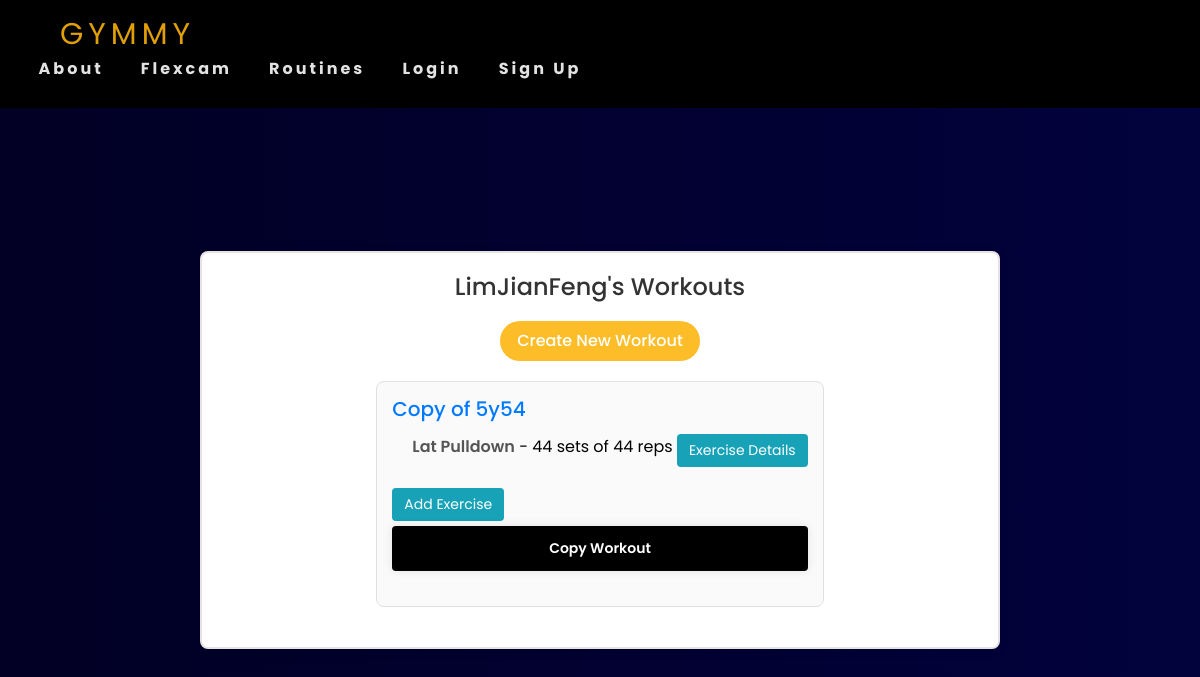
The app's page /my_workouts/LimJianFeng/ with its own data.
### gymmy/models.py (models this page shows, shortened)
class Workout(models.Model):
    user = models.ForeignKey(User, on_delete=models.CASCADE, related_name='workouts')
    name = models.CharField(max_length=50)

class WorkoutExercise(models.Model):
    workout = models.ForeignKey(Workout, on_delete=models.CASCADE, related_name='exercises')
    routine = models.ForeignKey(Routines, on_delete=models.CASCADE)
    reps = models.PositiveIntegerField(default=1)
    sets = models.PositiveIntegerField(default=1)

class Routines(models.Model):
    routine = models.CharField(max_length=30)
    category = models.ForeignKey(Category, on_delete=models.CASCADE, default=1)
    description = models.CharField(max_length=500, default='', blank=True, null=True)
    image = models.ImageField(upload_to='uploads/routine/')
    favorites = models.ManyToManyField(User, related_name='favourite_routines', blank=True)
    instructions = models.TextField(blank=True, null=True)
    benefits = models.TextField(blank=True, null=True)
    popularity_count = models.PositiveIntegerField(default=0)
    class Meta:
        verbose_name_plural = 'routines'

### gymmy/views.py (the view, shortened to what this page needs)
# urls.py: path('my_workouts/', views.my_workouts, name='my_workouts'),
def my_workouts(request, username=None):
    if username:
        user = get_object_or_404(User, username=username)
    else:
        user = request.user
    workouts = Workout.objects.filter(user=user)
    routines = Routines.objects.all()
    return render(request, 'gymmy/my_workouts.html', {'workouts': workouts, 'profile_user': user, 'routines': routines})

### gymmy/templates/gymmy/my_workouts.html (shortened to what this page needs)
{% extends 'gymmy/base.html' %}
{% load static %}
{% block css %}<link rel="stylesheet" href="{% static 'css/myworkouts.css' %}">{% endblock %}
{% block content %}
<div class="profile-container">
    <h2>{{ profile_user.username }}'s Workouts</h2>
    <button id="create-workout-button" class="btn-create">Create New Workout</button>
    {% if workouts %}
        {% for workout in workouts %}
            <div class="workout">
                <h3>{{ workout.name }}</h3>
                <ul>
                    {% for exercise in workout.exercises.all %}
                        <li>
                            <strong>{{ exercise.routine.routine }}</strong> -
                            {{ exercise.sets }} sets of {{ exercise.reps }} reps
                            <a href="{% url 'exercise_details' exercise.routine.id %}" class="btn btn-info">Exercise Details</a>
                        </li>
                    {% empty %}
                        <li>No exercises added yet.</li>
                    {% endfor %}
                </ul>
                <button class="add-exercise-button btn btn-info" data-workout-id="{{ workout.id }}">Add Exercise</button>
                <form method="POST" action="{% url 'copy_workout' workout.id %}" style="display:inline;">
                    <button type="submit" class="btn btn-primary" onclick="return confirm('Are you sure you want to copy this workout?');">Copy Workout</button>
                </form>
            </div>
        {% endfor %}
    {% else %}
        <p>You have no workouts yet. Start creating your workouts!</p>
    {% endif %}
</div>
{% endblock %}

### gymmy/static/css/base.css (style rules this page uses)
* { padding: 0; margin: 0; box-sizing: border-box; }
li::marker { font-size: 3em; line-height: .1; }

### gymmy/static/css/profile.css (style rules this page uses)
* { margin: 0; padding: 0; box-sizing: border-box; font-family: "Poppins", sans-serif; }
.profile-container { width: 100%; max-width: 800px; background: #f9f9f9; border: 2px solid rgba(136, 118, 118, 0.2); backdrop-filter: blur(15px); box-shadow: 0 0 10px rgba(136, 118, 118, 0.2); color: #000; border-radius: 10px; padding: 30px; display: flex; flex-direction: column; align-items: center; }
.btn-primary { width: 100%; height: 45px; background: #000; border: none; outline: none; border-radius: 40px; box-shadow: 0 0 10px rgba(0, 0, 0, .1); cursor: pointer; color: #fff; font-weight: 600; margin-bottom: 20px; }

### gymmy/static/css/myworkouts.css (style rules this page uses)
* { padding: 0; margin: 0; box-sizing: border-box; }
.profile-container { max-width: 800px; margin: 0 auto; padding: 20px; background-color: #fff; border-radius: 8px; box-shadow: 0 2px 10px rgba(0, 0, 0, 0.1); }
h2 { margin-bottom: 20px; font-size: 24px; color: #333; text-align: center; }
.workout { margin-bottom: 20px; padding: 15px; border: 1px solid #e0e0e0; border-radius: 8px; background-color: #fafafa; }
.workout h3 { margin-top: 0; font-size: 20px; color: #007bff; }
.workout ul { padding-left: 20px; list-style-type: none; }
.workout ul li { margin-bottom: 10px; font-size: 16px; }
.workout ul li strong { font-weight: 600; color: #555; }
.btn { padding: 6px 12px; font-size: 14px; border-radius: 4px; cursor: pointer; text-decoration: none; display: inline-block; margin-top: 5px; }
.btn-info { background-color: #17a2b8; border: none; color: #fff; }
.btn-create { margin-bottom: 20px; border-radius: 20px; width: 200px; height: 40px; background: #fdbd29; border: none; color: white; font-weight: 500; cursor: pointer; }

### records on screen
Workout: name "Copy of 5y54"
WorkoutExercise: routine.routine "Lat Pulldown", sets "44", reps "44"

### other values on screen
{{ profile_user.username }} "LimJianFeng"
